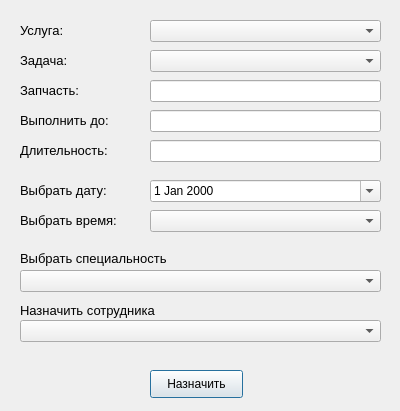
<?xml version="1.0" encoding="UTF-8"?>
<ui version="4.0">
 <class>Dialog</class>
 <widget class="QDialog" name="Dialog">
  <property name="geometry">
   <rect>
    <x>0</x>
    <y>0</y>
    <width>400</width>
    <height>411</height>
   </rect>
  </property>
  <property name="windowTitle">
   <string>Новая задача</string>
  </property>
  <widget class="QLabel" name="label">
   <property name="geometry">
    <rect>
     <x>20</x>
     <y>50</y>
     <width>141</width>
     <height>21</height>
    </rect>
   </property>
   <property name="font">
    <font>
     <pointsize>10</pointsize>
    </font>
   </property>
   <property name="text">
    <string>Задача:</string>
   </property>
  </widget>
  <widget class="QLabel" name="label_2">
   <property name="geometry">
    <rect>
     <x>20</x>
     <y>80</y>
     <width>141</width>
     <height>21</height>
    </rect>
   </property>
   <property name="font">
    <font>
     <pointsize>10</pointsize>
    </font>
   </property>
   <property name="text">
    <string>Запчасть:</string>
   </property>
  </widget>
  <widget class="QLabel" name="label_3">
   <property name="geometry">
    <rect>
     <x>20</x>
     <y>110</y>
     <width>141</width>
     <height>21</height>
    </rect>
   </property>
   <property name="font">
    <font>
     <pointsize>10</pointsize>
    </font>
   </property>
   <property name="text">
    <string>Выполнить до:</string>
   </property>
  </widget>
  <widget class="QLineEdit" name="partEdit">
   <property name="geometry">
    <rect>
     <x>150</x>
     <y>80</y>
     <width>231</width>
     <height>22</height>
    </rect>
   </property>
   <property name="font">
    <font>
     <pointsize>10</pointsize>
    </font>
   </property>
   <property name="readOnly">
    <bool>true</bool>
   </property>
  </widget>
  <widget class="QLineEdit" name="lineEdit_3">
   <property name="geometry">
    <rect>
     <x>150</x>
     <y>110</y>
     <width>231</width>
     <height>22</height>
    </rect>
   </property>
   <property name="font">
    <font>
     <pointsize>10</pointsize>
    </font>
   </property>
   <property name="readOnly">
    <bool>true</bool>
   </property>
  </widget>
  <widget class="QComboBox" name="emplBox">
   <property name="geometry">
    <rect>
     <x>20</x>
     <y>320</y>
     <width>361</width>
     <height>22</height>
    </rect>
   </property>
  </widget>
  <widget class="QLabel" name="label_4">
   <property name="geometry">
    <rect>
     <x>20</x>
     <y>300</y>
     <width>371</width>
     <height>21</height>
    </rect>
   </property>
   <property name="font">
    <font>
     <pointsize>10</pointsize>
    </font>
   </property>
   <property name="text">
    <string>Назначить сотрудника</string>
   </property>
  </widget>
  <widget class="QLabel" name="label_5">
   <property name="geometry">
    <rect>
     <x>20</x>
     <y>180</y>
     <width>131</width>
     <height>21</height>
    </rect>
   </property>
   <property name="font">
    <font>
     <pointsize>10</pointsize>
    </font>
   </property>
   <property name="text">
    <string>Выбрать дату:</string>
   </property>
  </widget>
  <widget class="QDateEdit" name="dateEdit">
   <property name="geometry">
    <rect>
     <x>150</x>
     <y>180</y>
     <width>231</width>
     <height>22</height>
    </rect>
   </property>
   <property name="calendarPopup">
    <bool>true</bool>
   </property>
  </widget>
  <widget class="QLabel" name="label_6">
   <property name="geometry">
    <rect>
     <x>20</x>
     <y>210</y>
     <width>131</width>
     <height>21</height>
    </rect>
   </property>
   <property name="font">
    <font>
     <pointsize>10</pointsize>
    </font>
   </property>
   <property name="text">
    <string>Выбрать время:</string>
   </property>
  </widget>
  <widget class="QComboBox" name="specBox">
   <property name="geometry">
    <rect>
     <x>20</x>
     <y>270</y>
     <width>361</width>
     <height>22</height>
    </rect>
   </property>
  </widget>
  <widget class="QLabel" name="label_7">
   <property name="geometry">
    <rect>
     <x>20</x>
     <y>250</y>
     <width>371</width>
     <height>16</height>
    </rect>
   </property>
   <property name="font">
    <font>
     <pointsize>10</pointsize>
    </font>
   </property>
   <property name="text">
    <string>Выбрать специальность</string>
   </property>
  </widget>
  <widget class="QPushButton" name="pushButton">
   <property name="geometry">
    <rect>
     <x>150</x>
     <y>370</y>
     <width>93</width>
     <height>28</height>
    </rect>
   </property>
   <property name="text">
    <string>Назначить</string>
   </property>
  </widget>
  <widget class="QLabel" name="label_8">
   <property name="geometry">
    <rect>
     <x>20</x>
     <y>20</y>
     <width>111</width>
     <height>21</height>
    </rect>
   </property>
   <property name="font">
    <font>
     <pointsize>10</pointsize>
    </font>
   </property>
   <property name="text">
    <string>Услуга:</string>
   </property>
  </widget>
  <widget class="QComboBox" name="taskBox">
   <property name="geometry">
    <rect>
     <x>150</x>
     <y>50</y>
     <width>231</width>
     <height>22</height>
    </rect>
   </property>
  </widget>
  <widget class="QComboBox" name="uslugaBox">
   <property name="geometry">
    <rect>
     <x>150</x>
     <y>20</y>
     <width>231</width>
     <height>22</height>
    </rect>
   </property>
  </widget>
  <widget class="QLineEdit" name="durationEdit">
   <property name="geometry">
    <rect>
     <x>150</x>
     <y>140</y>
     <width>231</width>
     <height>22</height>
    </rect>
   </property>
   <property name="font">
    <font>
     <pointsize>10</pointsize>
    </font>
   </property>
   <property name="text">
    <string/>
   </property>
   <property name="readOnly">
    <bool>true</bool>
   </property>
  </widget>
  <widget class="QLabel" name="label_9">
   <property name="geometry">
    <rect>
     <x>20</x>
     <y>140</y>
     <width>141</width>
     <height>21</height>
    </rect>
   </property>
   <property name="font">
    <font>
     <pointsize>10</pointsize>
    </font>
   </property>
   <property name="text">
    <string>Длительность:</string>
   </property>
  </widget>
  <widget class="QComboBox" name="timeEdit">
   <property name="geometry">
    <rect>
     <x>150</x>
     <y>210</y>
     <width>231</width>
     <height>22</height>
    </rect>
   </property>
  </widget>
 </widget>
 <resources/>
 <connections/>
</ui>
